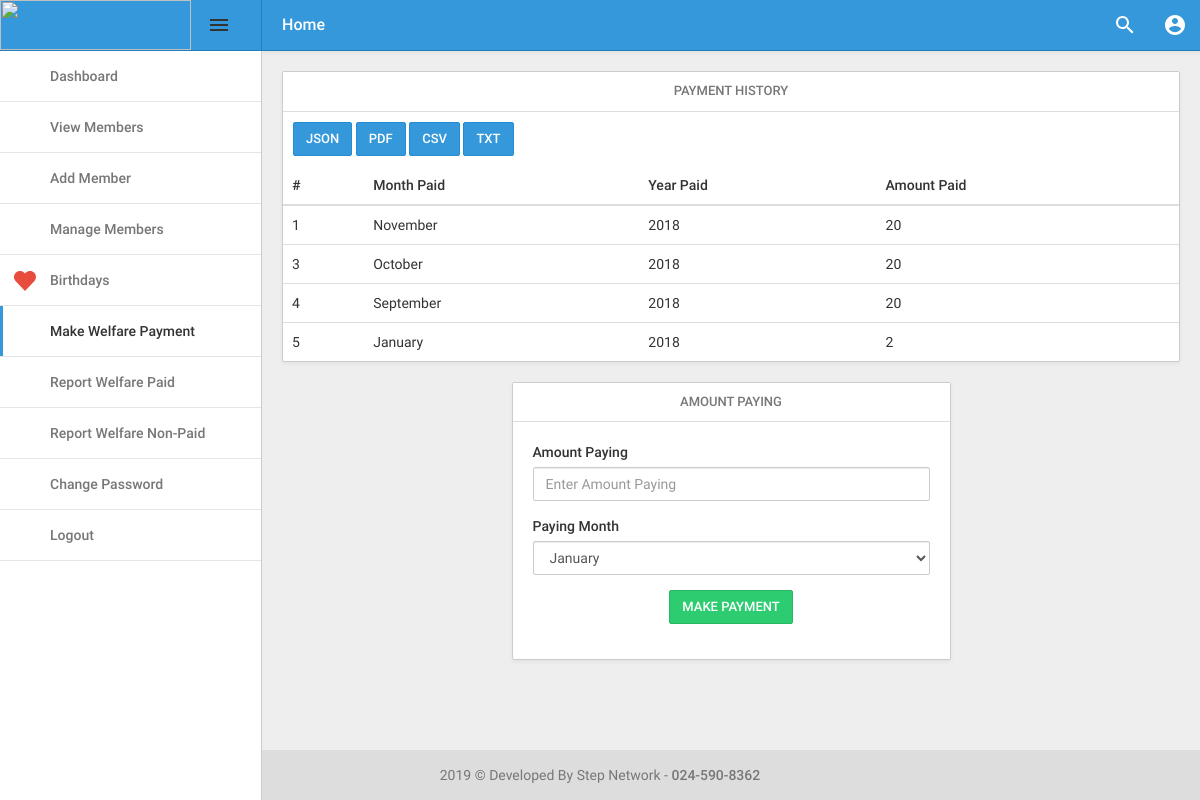
The app's page /make_payment.php?i=1 (signed in) with its own data.
### tables this page shows
CREATE TABLE `welfare_accounts` (
  `welfare_id` int(100) NOT NULL AUTO_INCREMENT,
  `welfare_user_id` int(50) NOT NULL,
  `welfare_month` varchar(20) NOT NULL,
  `welfare_year` varchar(20) NOT NULL,
  `welfare_amount_paid` int(20) NOT NULL,
  `welfare_timestamp` timestamp NOT NULL DEFAULT CURRENT_TIMESTAMP,
  PRIMARY KEY (`welfare_id`)
);

### make_payment.php (the view, shortened to what this page needs)
<?php
    require_once 'db.php';
    if(!isset($_GET['i'])){
       header("Location:welfare.php");
    }else{
      $user_id = $_GET['i'];
    }
?>
<!DOCTYPE html>
<html lang="en">
    <head>
        <link rel="stylesheet" type="text/css" href="assets/css/bootstrap-clearmin.min.css">
        <link rel="stylesheet" type="text/css" href="assets/css/roboto.css">
        <link rel="stylesheet" type="text/css" href="assets/css/material-design.css">
        <link rel="stylesheet" type="text/css" href="assets/css/small-n-flat.css">
        <link rel="stylesheet" type="text/css" href="assets/css/font-awesome.min.css">
        <link rel="stylesheet" type="text/css" href="assets/css/jquery.dataTables.min.css">
        <link rel="stylesheet" type="text/css" href="assets/css/dataTables.bootstrap.css">
    </head>
    <body class="cm-no-transition cm-1-navbar">
        <div id="cm-menu">
            <nav class="cm-navbar cm-navbar-primary">
                <div class="cm-flex"><img src="assets/img/head.png" style="height: 50px;width: 191px;">
                <div class="btn btn-primary md-menu-white" data-toggle="cm-menu"></div>
            </nav>
            <div id="cm-menu-content">
                <div id="cm-menu-items-wrapper">
                    <div id="cm-menu-scroller">
                        <ul class="cm-menu-items">
                            <li ><a href="dashboard.php" class="sf-house">Dashboard</a></li>
                            <li><a href="view_members.php" class="sf-post-it">View Members</a></li>
                            <li><a href="add_member.php" class=" sf-profile-group">Add Member</a></li>
                            <li><a href="manage_members.php" class="sf-cogs">Manage Members</a></li>
                            <li><a href="birthdays.php" class="sf-heart">Birthdays</a></li>
                            <li class="active"><a href="welfare.php" class="sf-money">Make Welfare Payment</a></li>
                            <li><a href="welfare_report_payment.php" class="sf-file-word">Report Welfare Paid</a></li>
                            <li><a href="welfare_report_no_payment.php" class="sf-file-pdf">Report Welfare Non-Paid</a></li>
                            <li><a href="change_password.php" class="sf-sign-sync">Change Password</a></li>
                            <li><a href="admin/index.php" class="sf-lock">Logout</a></li>
                        </ul>
                    </div>
                </div>
            </div>
        </div>
        <header id="cm-header">
            <nav class="cm-navbar cm-navbar-primary">
                <div class="cm-flex">
                    <h1>Home</h1>
                </div>
                <div class="pull-right">
                    <div id="cm-search-btn" class="btn btn-primary md-search-white" data-toggle="cm-search"></div>
                </div>
                <div class="dropdown pull-right">
                    <button class="btn btn-primary md-account-circle-white" data-toggle="dropdown"></button>
                </div>
            </nav>
        </header>
        <div id="global">
                <div class="container-fluid">
                   <div class="row cm-fix-height">
                    <div class="col-lg-12 col-md-12">
                        <div class="panel panel-default">
                            <div class="panel-heading">Payment History </div>
                            <div class="table-responsive">
                                <div style="margin: 10px">
                                <button class="btn btn-primary" id="btn_json">JSON</button>
                                <button class="btn btn-primary" id="btn_pdf">PDF</button>
                                <button class="btn btn-primary" id="btn_csv">CSV</button>
                                <button class="btn btn-primary" id="btn_txt">TXT</button>
                            </div>
                                <table class="table" id="my_table">
                                    <thead>
                                        <tr>
                                            <th>#</th>
                                            <th>Month Paid</th>
                                            <th>Year Paid</th>
                                            <th>Amount Paid</th>
                                        </tr>
                                    </thead>
                                    <tbody>
                                        <?php
                                        $run_get_query = mysqli_query($connection,"SELECT * FROM welfare_accounts WHERE `welfare_user_id` = '$user_id'");
                                        while ($each_member = mysqli_fetch_array($run_get_query)) { ?>
                                           <tr>
                                        <td><?php echo $each_member["welfare_id"]; ?></td>
                                        <td><?php
        switch ($each_member["welfare_month"]) {
        case '1':
            echo "January";
            break;
         case '9':
            echo "September";
            break;
        case '10':
            echo "October";
            break;
        case '11':
            echo "November";
            break;
    }
                                         ?></td>
                                        <td><?php echo $each_member["welfare_year"]; ?></td>
                                        <td><?php echo $each_member["welfare_amount_paid"]; ?></td>
                                           </tr>
                                       <?php }
                                        ?>
                                    </tbody>
                                </table>
                            </div>
                        </div>
                    </div>
                </div>
                <div class="row cm-fix-height">
                    <div class="col-lg-6 col-lg-offset-3 col-md-6 col-md-offset-3">
                        <div class="panel panel-default">
                            <div class="panel-heading">Amount Paying</div>
                            <div class="panel-body">
                                <form class="form-horizontal form-material" method="post" enctype="multipart/form-data">
                                <div class="form-group">
                                    <label class="col-md-12">Amount Paying</label>
                                    <div class="col-md-12">
                                        <input type="number" placeholder="Enter Amount Paying" class="form-control form-control-line" name="txt_amount" min="0"> </div>
                                </div>
                                <div class="form-group">
                                    <label for="example-email" class="col-md-12">Paying Month</label>
                                    <div class="col-md-12">
                                       <select class="form-control form-control-line" name="sel_month">
                                          <option value="1">January</option>
                                       </select>
                                        </div>
                                </div>
                                <div class="form-group" style="text-align: center">
                                    <div class="col-sm-12">
                                        <button class="btn btn-success" type="submit" name="btn_submit">Make Payment</button>
                                    </div>
                                </div>
                            </form>
                            </div>
                        </div>
                    </div>
                </div>
            </div>
            <footer class="cm-footer" style="text-align: center"><span ><?php  echo  date("Y")  ?> &copy; Developed By Step Network - <strong>024-590-8362</strong> </span></footer>
        </div>
</body>
</html>

### assets/css/small-n-flat.css (style rules this page uses)
.sf-cogs { background-image:url("../img/sf/cogs.svg")!important; }
.sf-file-pdf { background-image:url("../img/sf/file-pdf.svg")!important; }
.sf-file-word { background-image:url("../img/sf/file-word.svg")!important; }
.sf-heart { background-image:url("../img/sf/heart.svg")!important; }
.sf-house { background-image:url("../img/sf/house.svg")!important; }
.sf-lock { background-image:url("../img/sf/lock.svg")!important; }
.sf-money { background-image:url("../img/sf/money.svg")!important; }
.sf-post-it { background-image:url("../img/sf/post-it.svg")!important; }
.sf-profile-group { background-image:url("../img/sf/profile-group.svg")!important; }
.sf-sign-sync { background-image:url("../img/sf/sign-sync.svg")!important; }

### records on screen
welfare_accounts: welfare_id "1", welfare_month "November", welfare_year "2018", welfare_amount_paid "20"
welfare_accounts: welfare_id "3", welfare_month "October", welfare_year "2018", welfare_amount_paid "20"
welfare_accounts: welfare_id "4", welfare_month "September", welfare_year "2018", welfare_amount_paid "20"
welfare_accounts: welfare_id "5", welfare_month "January", welfare_year "2018", welfare_amount_paid "2"
